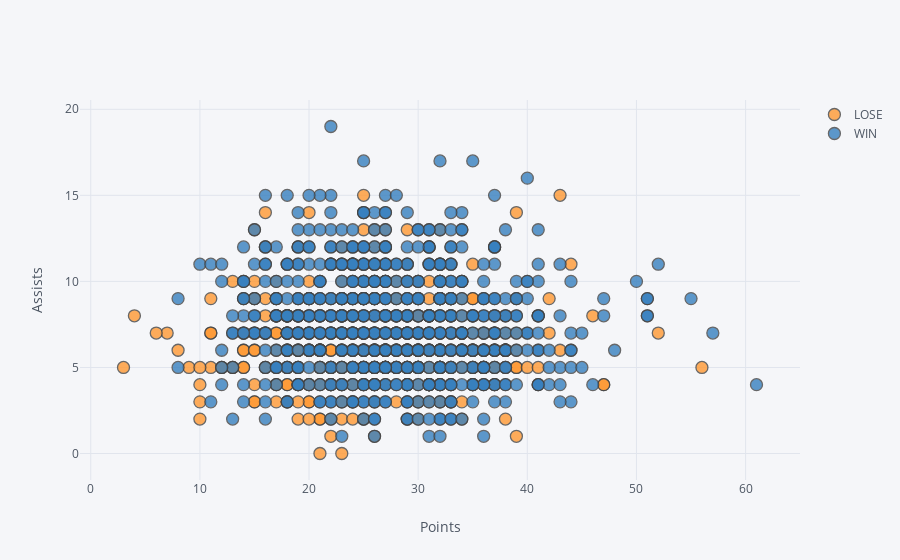

Notebook cell for this chart:
### Code cell
data['WIN']=data['WIN'].apply(lambda x:'WIN' if x==1 else 'LOSE')
data.iplot(x='PTS',
              y='AST',
              categories='WIN',
              xTitle='Points',
              yTitle='Assists',
              opacity=0.8)

### Figure 1 — Plotly figure (JSON) as saved in the notebook; plotly's stock layout.template omitted (floating-point values rounded to 4 significant figures; data arrays with more than 128 entries replaced by an {"elided": "..."} marker saying what was removed)
{"data": [{"marker": {"color": "rgba(255, 153, 51, 1.0)", "line": {"width": 1.3}, "opacity": 0.8, "size": 12, "symbol": "circle"}, "mode": "markers", "name": "LOSE", "textfont": {"color": "#4D5663"}, "type": "scatter", "uid": "d32f8b4d-91a9-4a06-855d-f046992d5251", "x": {"elided": "382 int values"}, "y": {"elided": "382 int values"}}, {"marker": {"color": "rgba(55, 128, 191, 1.0)", "line": {"width": 1.3}, "opacity": 0.8, "size": 12, "symbol": "circle"}, "mode": "markers", "name": "WIN", "textfont": {"color": "#4D5663"}, "type": "scatter", "uid": "617189c1-7462-46a2-a277-e16892bd5ab3", "x": {"elided": "761 int values"}, "y": {"elided": "761 int values"}}], "layout": {"legend": {"bgcolor": "#F5F6F9", "font": {"color": "#4D5663"}}, "paper_bgcolor": "#F5F6F9", "plot_bgcolor": "#F5F6F9", "title": {"font": {"color": "#4D5663"}}, "xaxis": {"gridcolor": "#E1E5ED", "showgrid": true, "tickfont": {"color": "#4D5663"}, "title": {"font": {"color": "#4D5663"}, "text": "Points"}, "zerolinecolor": "#E1E5ED"}, "yaxis": {"gridcolor": "#E1E5ED", "showgrid": true, "tickfont": {"color": "#4D5663"}, "title": {"font": {"color": "#4D5663"}, "text": "Assists"}, "zerolinecolor": "#E1E5ED"}}}
